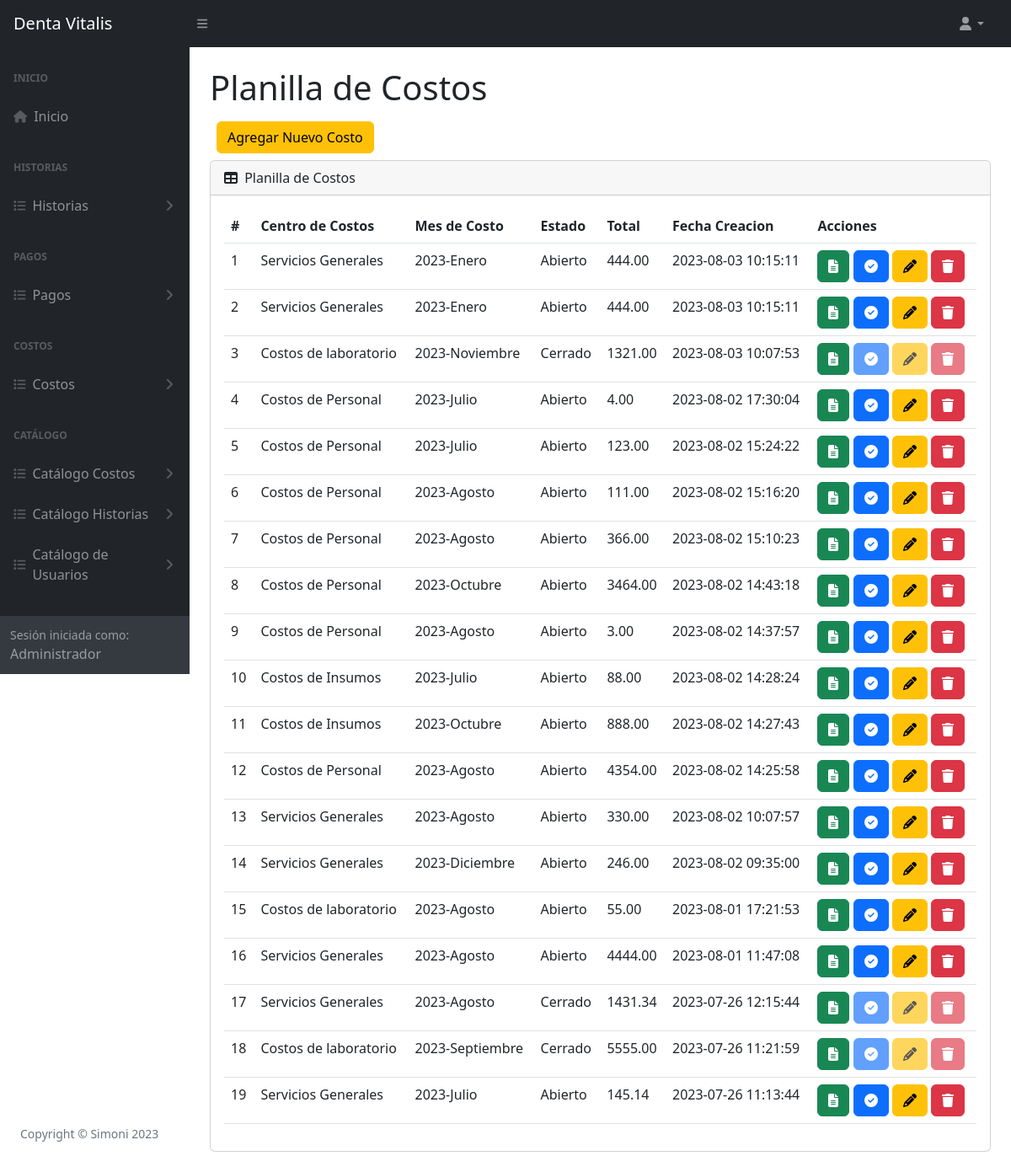
/allCostos (signed in), run on the app's committed database.
### tables this page shows
CREATE TABLE `tba_costo`  (
  `IdCosto` int NOT NULL AUTO_INCREMENT,
  `IdCentroCostos` int NOT NULL,
  `MesCosto` varchar(10) NOT NULL,
  `TotalCosto` decimal(10, 2) NOT NULL,
  `EstadoCosto` int NOT NULL,
  `UsuarioCreado` int NOT NULL,
  `UsuarioActualiza` int NOT NULL,
  `FechaCreacion` datetime NOT NULL,
  `FechaActualizacion` datetime NOT NULL,
  PRIMARY KEY (`IdCosto`) USING BTREE
);

CREATE TABLE `tba_centrocostos`  (
  `IdCentroCostos` int NOT NULL AUTO_INCREMENT,
  `DescripcionCentro` varchar(100) NOT NULL,
  `FechaCreacion` datetime NOT NULL,
  `FechaActualizacion` datetime NOT NULL,
  PRIMARY KEY (`IdCentroCostos`) USING BTREE
);

### controller/plantilla.controller.php (called while the page is built)
<?php
class ControllerPlantilla
{
  static public function ctrPlantilla()
  {
    include "view/plantilla.php";
  }
}

### index.php (called while the page is built, shortened)
<?php
require_once "controller/plantilla.controller.php";
require_once "controller/funciones.controller.php";
require_once "controller/costos.controller.php";
require_once "controller/pagos.controller.php";
require_once "model/costos.model.php";
$plantilla = new ControllerPlantilla();
$plantilla -> ctrPlantilla();

### controller/costos.controller.php (called while the page is built, shortened)
<?php
class ControllerCostos
{
  public static function ctrMostrarTodosCostos()
  {
    $tabla = "tba_costo";
    $listaCostos = ModelCostos::mdlMostrarAllCostos($tabla);
    return $listaCostos;
  }
  public static function ctrValidarEstado($estado)
  {
    if($estado == "1") return "Abierto";
    else return "Cerrado";
  }
}

### model/conexion.php (called while the page is built)
<?php
class Conexion
{
  static public function conn()
  {
    $link = new PDO("mysql:host=localhost;dbname=db_dentavitalis","root","");
		$link->exec("set names utf8");
		return $link;
  }
}

### model/costos.model.php (called while the page is built, shortened)
<?php
require_once "conexion.php";
class ModelCostos
{
  public static function mdlMostrarAllCostos($tabla)
  {
    $statement = Conexion::conn()->prepare("SELECT tba_costo.IdCosto, tba_costo.IdCentroCostos, tba_costo.MesCosto, tba_costo.TotalCosto, tba_costo.EstadoCosto, tba_costo.FechaCreacion, tba_centrocostos.DescripcionCentro FROM $tabla INNER JOIN tba_centrocostos ON tba_costo.IdCentroCostos = tba_centrocostos.IdCentroCostos ORDER BY IdCosto DESC");
    $statement -> execute();
    return $statement -> fetchAll();
  }
}

### controller/funciones.controller.php (called while the page is built)
<?php
class ControllerFunciones
{
  public static function ctrConvertirMes($fechaMes)
  {
    $meses = ["Enero", "Febrero", "Marzo", "Abril", "Mayo", "Junio", "Julio", "Agosto", "Septiembre", "Octubre", "Noviembre", "Diciembre"];
    $mesNumero = explode("-", $fechaMes);
    $posicionMes = intval($mesNumero["1"]) - 1;
    $mesLetra = $meses[$posicionMes];
    $fechaRetorno = $mesNumero["0"].'-'.$mesLetra;
    return $fechaRetorno;
  }
}

### view/modules/allCostos.php (the view, shortened to what this page needs)
</div>
        </div>
        <div class="sb-sidenav-footer">
          <div class="small">Sesión iniciada como:</div>
          <?php echo $_SESSION["nombreUsuario"] ?>
        </div>
      </nav>
    </div>
    <div id="layoutSidenav_content">
      <main class="bg">
        <div class="container-fluid px-4">
          <h1 class="mt-4">Planilla de Costos</h1>
          <div class="d-inline-flex m-2">
            <button type="button" class="btn btn-warning btnNuevoCosto" id="btnNuevoCosto">
              Agregar Nuevo Costo
            </button>
          </div>
          <div class="card mb-4">
            <div class="card-header">
              <i class="fas fa-table me-1"></i>
              Planilla de Costos
            </div>
            <div class="card-body">
              <table id="datatablesSimple" class="data-table-AllCostos table">
                <thead>
                  <tr>
                    <th>#</th>
                    <th>Centro de Costos</th>
                    <th>Mes de Costo</th>
                    <th>Estado</th>
                    <th>Total</th>
                    <th>Fecha Creacion</th>
                    <th>Acciones</th>
                  </tr>
                </thead>
                <tbody>
                  <?php
                    $listaCostos = ControllerCostos::ctrMostrarTodosCostos();
                    foreach($listaCostos as $key => $value)
                    {
                      $estado = ControllerCostos::ctrValidarEstado($value["EstadoCosto"]);
                      $mesCosto = ControllerFunciones::ctrConvertirMes($value["MesCosto"]);
                      if($value["EstadoCosto"] == "1")
                      {
                        echo
                        '<tr>
                          <td>'.($key + 1).'</td>
                          <td>'.$value["DescripcionCentro"].'</td>
                          <td>'.$mesCosto.'</td>
                          <td>'.$estado.'</td>
                          <td>'.$value["TotalCosto"].'</td>
                          <td>'.$value["FechaCreacion"].'</td>
                          <td>
                            <button class="btn btn-success btnDescargarGasto" id="btnDescargarGasto" codCosto="'.$value["IdCosto"].'"><i class="fa-solid fa-file-text"></i></button>
                            <button class="btn btn-primary btnFinalizarEstado" id="btnFinalizarEstado" codCosto="'.$value["IdCosto"].'"><i class="fa fa-check-circle"></i></button>
                            <button class="btn btn-warning btnEditarCosto" id="btnEditarCosto" codCosto="'.$value["IdCosto"].'"><i class="fa-solid fa-pencil"></i></button>
                            <button class="btn btn-danger btnEliminarCosto" codCosto="'.$value["IdCosto"].'"><i class="fa-solid fa-trash"></i></button>
                          </td>
                        </tr>';
                      }
                      else
                      {
                        echo
                        '<tr>
                          <td>'.($key + 1).'</td>
                          <td>'.$value["DescripcionCentro"].'</td>
                          <td>'.$mesCosto.'</td>
                          <td>'.$estado.'</td>
                          <td>'.$value["TotalCosto"].'</td>
                          <td>'.$value["FechaCreacion"].'</td>
                          <td>
                            <button class="btn btn-success btnDescargarGasto" id="btnDescargarGasto" codCosto="'.$value["IdCosto"].'"><i class="fa-solid fa-file-text"></i></button>
                            <button class="btn btn-primary btnFinalizarEstado" id="btnFinalizarEstado" codCosto="'.$value["IdCosto"].'" disabled><i class="fa fa-check-circle"></i></button>
                            <button class="btn btn-warning btnEditarCosto" id="btnEditarCosto" codCosto="'.$value["IdCosto"].'" disabled><i class="fa-solid fa-pencil"></i></button>
                            <button class="btn btn-danger btnEliminarCosto" codCosto="'.$value["IdCosto"].'" disabled><i class="fa-solid fa-trash"></i></button>
                          </td>
                        </tr>';
                      }
                    }
                  ?>
                </tbody>
              </table>
            </div>
          </div>
        </div>
      </main>
    </div>
  </div>

### data on the page
tba_costo: IdCentroCostos.DescripcionCentro "Servicios Generales", MesCosto "2023-Enero", EstadoCosto "Abierto", TotalCosto "444.00", FechaCreacion "2023-08-03 10:15:11"
tba_costo: IdCentroCostos.DescripcionCentro "Servicios Generales", MesCosto "2023-Enero", EstadoCosto "Abierto", TotalCosto "444.00", FechaCreacion "2023-08-03 10:15:11"
tba_costo: IdCentroCostos.DescripcionCentro "Costos de laboratorio", MesCosto "2023-Noviembre", EstadoCosto "Cerrado", TotalCosto "1321.00", FechaCreacion "2023-08-03 10:07:53"
tba_costo: IdCentroCostos.DescripcionCentro "Costos de Personal", MesCosto "2023-Julio", EstadoCosto "Abierto", TotalCosto "4.00", FechaCreacion "2023-08-02 17:30:04"
tba_costo: IdCentroCostos.DescripcionCentro "Costos de Personal", MesCosto "2023-Julio", EstadoCosto "Abierto", TotalCosto "123.00", FechaCreacion "2023-08-02 15:24:22"
tba_costo: IdCentroCostos.DescripcionCentro "Costos de Personal", MesCosto "2023-Agosto", EstadoCosto "Abierto", TotalCosto "111.00", FechaCreacion "2023-08-02 15:16:20"
tba_costo: IdCentroCostos.DescripcionCentro "Costos de Personal", MesCosto "2023-Agosto", EstadoCosto "Abierto", TotalCosto "366.00", FechaCreacion "2023-08-02 15:10:23"
tba_costo: IdCentroCostos.DescripcionCentro "Costos de Personal", MesCosto "2023-Octubre", EstadoCosto "Abierto", TotalCosto "3464.00", FechaCreacion "2023-08-02 14:43:18"
tba_costo: IdCentroCostos.DescripcionCentro "Costos de Personal", MesCosto "2023-Agosto", EstadoCosto "Abierto", TotalCosto "3.00", FechaCreacion "2023-08-02 14:37:57"
tba_costo: IdCentroCostos.DescripcionCentro "Costos de Insumos", MesCosto "2023-Julio", EstadoCosto "Abierto", TotalCosto "88.00", FechaCreacion "2023-08-02 14:28:24"
tba_costo: IdCentroCostos.DescripcionCentro "Costos de Insumos", MesCosto "2023-Octubre", EstadoCosto "Abierto", TotalCosto "888.00", FechaCreacion "2023-08-02 14:27:43"
tba_costo: IdCentroCostos.DescripcionCentro "Costos de Personal", MesCosto "2023-Agosto", EstadoCosto "Abierto", TotalCosto "4354.00", FechaCreacion "2023-08-02 14:25:58"
tba_costo: IdCentroCostos.DescripcionCentro "Servicios Generales", MesCosto "2023-Agosto", EstadoCosto "Abierto", TotalCosto "330.00", FechaCreacion "2023-08-02 10:07:57"
tba_costo: IdCentroCostos.DescripcionCentro "Servicios Generales", MesCosto "2023-Diciembre", EstadoCosto "Abierto", TotalCosto "246.00", FechaCreacion "2023-08-02 09:35:00"
tba_costo: IdCentroCostos.DescripcionCentro "Costos de laboratorio", MesCosto "2023-Agosto", EstadoCosto "Abierto", TotalCosto "55.00", FechaCreacion "2023-08-01 17:21:53"
tba_costo: IdCentroCostos.DescripcionCentro "Servicios Generales", MesCosto "2023-Agosto", EstadoCosto "Abierto", TotalCosto "4444.00", FechaCreacion "2023-08-01 11:47:08"
tba_costo: IdCentroCostos.DescripcionCentro "Servicios Generales", MesCosto "2023-Agosto", EstadoCosto "Cerrado", TotalCosto "1431.34", FechaCreacion "2023-07-26 12:15:44"
tba_costo: IdCentroCostos.DescripcionCentro "Costos de laboratorio", MesCosto "2023-Septiembre", EstadoCosto "Cerrado", TotalCosto "5555.00", FechaCreacion "2023-07-26 11:21:59"
tba_costo: IdCentroCostos.DescripcionCentro "Servicios Generales", MesCosto "2023-Julio", EstadoCosto "Abierto", TotalCosto "145.14", FechaCreacion "2023-07-26 11:13:44"

### other printed values
$_SESSION["nombreUsuario"] "Administrador"
